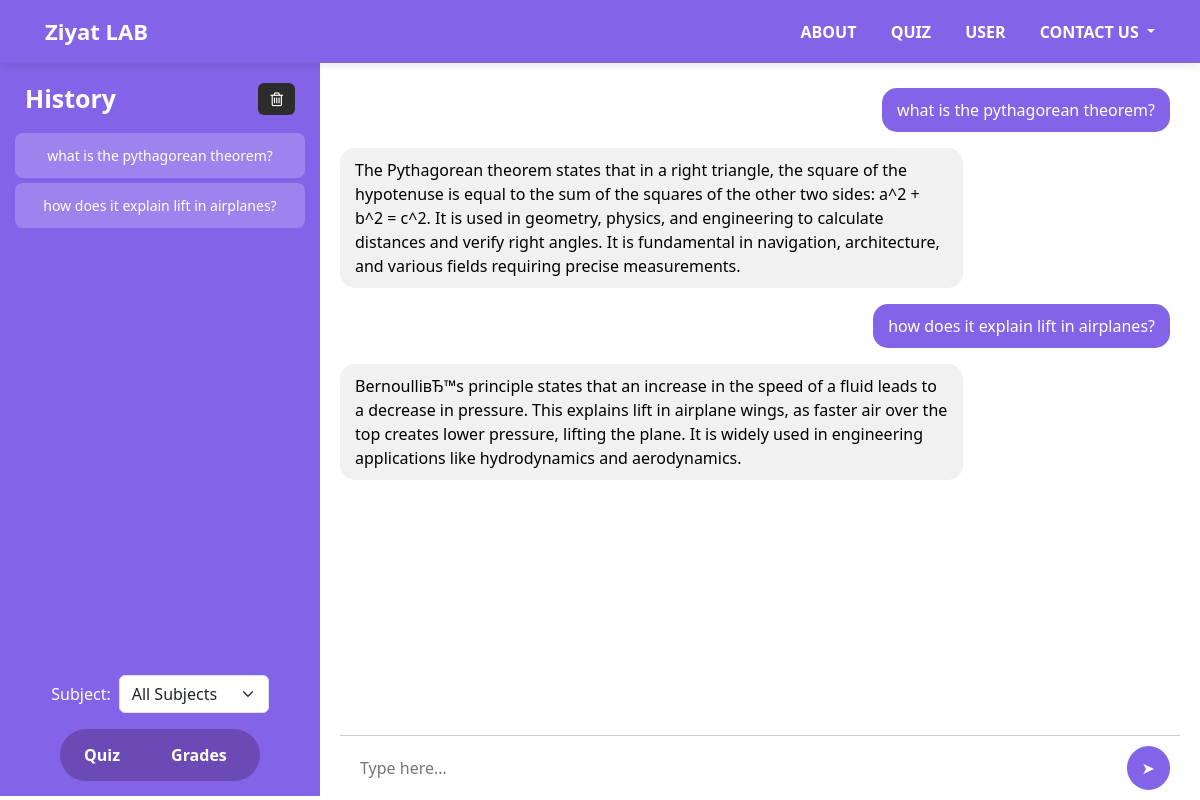
The page /home/ (signed in) on the database its author committed.
### chatbot/models.py (models this page shows, shortened)
class PromptData(models.Model):
    userid = models.ForeignKey(User, on_delete=models.CASCADE)
    prompt = models.TextField(blank=True)
    output = models.TextField(blank=True)
    img = models.TextField(blank=True)

### chatbot/views.py (the view, shortened to what this page needs)
# urls.py: path('home/', home, name='home'),
@login_required(login_url='login')
def home(request):
    db_obj = PromptData.objects.filter(userid=request.user)
    data_list   = list(db_obj.values("prompt","output"))
    data_json   = json.dumps(data_list, ensure_ascii=False)
    subjects    = QuizQuestion.objects.values_list('subject', flat=True).distinct()
    quiz_subject = request.session.get('quiz_subject','all')
    return render(request, 'base.html', {
        'data':        db_obj,
        'data_json':   data_json,
        'subjects':    subjects,
        'quiz_subject': quiz_subject,
        'subjects': QuizQuestion.objects.values_list('subject', flat=True).distinct(),
        'quiz_active': True,
        'grades_active': False,
    })

### chatbot/templates/base.html (shortened to what this page needs)
<!doctype html>
<html lang="en">
{% load static %}
<head>
    <link rel="stylesheet" href="{% static 'styles/home-style.css' %}" />
    <link rel="stylesheet" href="https://cdnjs.cloudflare.com/ajax/libs/font-awesome/4.7.0/css/font-awesome.min.css">
    <link href="https://cdn.jsdelivr.net/npm/bootstrap@5.3.1/dist/css/bootstrap.min.css" rel="stylesheet"
>
</head>
<body>
    <div class="navbar">
        <a href="{% url 'main' %}" class="logo" style="text-decoration: none;">Ziyat LAB</a>
        <div>
            <a href="{% url 'about' %}">ABOUT</a>
            <a href="{% url 'home' %}">QUIZ</a>
            <a href="{% url 'user' %}">USER</a>
            <div class="dropdown d-inline-block">
                <a
                  class="dropdown-toggle"
                  href="#"
                  id="contactDropdown"
                  role="button"
                  data-bs-toggle="dropdown"
                  aria-expanded="false"
                >
                  CONTACT US
                </a>
              </div>
        </div>
    </div>
    <div class="chat-container">
         <div class="sidebar">
            <div class="history-header">
                <span class="history-title">History</span>
                <form method="POST" action="{% url 'home' %}">
                    <button type="submit" class="btn btn-dark clear-history-btn">
                        <i class="fa fa-trash-o"></i>
                    </button>
                </form>
            </div>
            <ul class="list-unstyled sidebar-history">
                {% for content in data %}
                    <li class="sidebar-item" onclick="showChatHistory('{{ content.prompt }}', '{{ content.output }}')">
                        {{ content.prompt }}
                    </li>
                {% endfor %}
            </ul>
<form method="POST" action="{% url 'home' %}" class="quiz-start-form mb-3 d-flex align-items-center" style="gap:8px;">
    <label for="subject" class="text-white mb-0">Subject:</label>
    <select name="subject" id="subject" class="form-select" style="width:150px;">
      <option value="all">All Subjects</option>
    </select>
  </form>
              <div class="button-toggle">
                <form method="POST" action="{% url 'home' %}" style="flex:1;margin-right:2px;">
                  <button type="submit" class="btn btn-light w-100 text-center">
                    Quiz
                  </button>
                </form>
                <a href="{% url 'grades' %}" class="btn btn-light w-100 {% if grades_active %}active{% endif %}" style="flex:1;text-align:center;">
                  Grades
                </a>
              </div>
        </div>
        <div class="chat-box">
            <div class="messages">
                {% for content in data %}
                <div class="message user-message">{{ content.prompt }}</div>
                <div class="message bot-message" style="white-space: pre-line;">{{ content.output }}</div>
                {% endfor %}
            </div>
            <div class="input-container">
                <form method="POST" id="prompt-form" class="d-flex w-100">
                    <input type="text" name="prompt" placeholder="Type here...">
                    <button type="submit" class="send-btn">➤</button>
                </form>
            </div>
        </div>
    </div>
</body>
</html>

### static/styles/home-style.css (style rules this page uses)
body { background: #e6d7f5; font-family: Arial, sans-serif; }
.chat-container { display: flex; height: 100vh; width: 100vw; overflow: hidden; }
.sidebar { width: 320px; background: #8364e8; padding: 15px; color: white; display: flex; flex-direction: column; height: 100vh; box-sizing: border-box; align-items: center; }
.sidebar ul { list-style: none; padding: 0; width: 100%; flex-grow: 1; overflow-y: auto; max-height: 70vh; }
.sidebar-item { padding: 12px; background: rgba(255, 255, 255, 0.2); border-radius: 8px; margin-bottom: 5px; text-align: center; font-size: 14px; cursor: pointer; transition: background 0.3s; }
.sidebar button { width: 100%; padding: 12px; font-size: 16px; border: none; border-radius: 6px; cursor: pointer; transition: 0.3s; }
.chat-box { flex-grow: 1; display: flex; flex-direction: column; background: white; padding: 20px; overflow-y: auto; height: 100vh; box-sizing: border-box; }
.messages { flex-grow: 1; overflow-y: auto; padding-right: 10px; display: flex; flex-direction: column; }
.message { padding: 10px 15px; border-radius: 15px; margin: 8px 0; max-width: 75%; display: inline-block; }
.user-message { background: #8364e8; color: white; align-self: flex-end; text-align: right; }
.bot-message { background: #f1f1f1; color: black; align-self: flex-start; }
.input-container { display: flex; align-items: center; padding: 10px; border-top: 1px solid #ccc; background: #fff; }
.input-container input { flex: 1; border: none; padding: 10px; border-radius: 20px; outline: none; font-size: 16px; }
.send-btn { background: #8364e8; color: white; border: none; padding: 10px 15px; border-radius: 50%; margin-left: 10px; cursor: pointer; }
.history-header { display: flex; align-items: center; justify-content: space-between; margin-bottom: 10px; padding: 5px 10px; font-size: 18px; font-weight: bold; }
.history-title { color: white; margin-right: 10px; }
.clear-history-btn { background: #2c2c2c; color: white; border: none; padding: 6px 10px; font-size: 14px; border-radius: 6px; cursor: pointer; transition: 0.3s; }
.clear-history-btn i { font-size: 16px; }

### rows shown on the page
PromptData: prompt "what is the pythagorean theorem?", output "The Pythagorean theorem states that in a right triangle, the square of the hypotenuse is equal to the sum of the squares of the other two sides: a^2 + b^2 = c^2. It is used in geometry, physics, and engineering to calculate distances and verify right angles. It is fundamental in navigation, architecture, and various fields requiring precise measurements."
PromptData: prompt "how does it explain lift in airplanes?", output "BernoulliвЂ™s principle states that an increase in the speed of a fluid leads to a decrease in pressure. This explains lift in airplane wings, as faster air over the top creates lower pressure, lifting the plane. It is widely used in engineering applications like hydrodynamics and aerodynamics."
